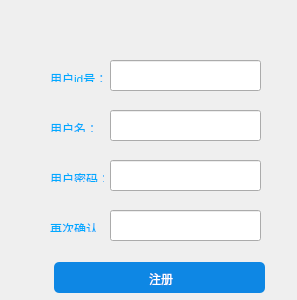
<?xml version="1.0" encoding="UTF-8"?>
<ui version="4.0">
 <class>MyRegister</class>
 <widget class="QWidget" name="MyRegister">
  <property name="geometry">
   <rect>
    <x>0</x>
    <y>0</y>
    <width>297</width>
    <height>300</height>
   </rect>
  </property>
  <property name="windowTitle">
   <string>Form</string>
  </property>
  <property name="styleSheet">
   <string notr="true"/>
  </property>
  <widget class="QLabel" name="label">
   <property name="geometry">
    <rect>
     <x>50</x>
     <y>70</y>
     <width>54</width>
     <height>12</height>
    </rect>
   </property>
   <property name="text">
    <string>&lt;html&gt;&lt;head/&gt;&lt;body&gt;&lt;p&gt;&lt;span style=&quot; color:#00aaff;&quot;&gt;用户id号：&lt;/span&gt;&lt;/p&gt;&lt;/body&gt;&lt;/html&gt;</string>
   </property>
  </widget>
  <widget class="QLineEdit" name="idEdit">
   <property name="geometry">
    <rect>
     <x>110</x>
     <y>60</y>
     <width>151</width>
     <height>31</height>
    </rect>
   </property>
  </widget>
  <widget class="QLineEdit" name="nameEdit">
   <property name="geometry">
    <rect>
     <x>110</x>
     <y>110</y>
     <width>151</width>
     <height>31</height>
    </rect>
   </property>
  </widget>
  <widget class="QLabel" name="label_2">
   <property name="geometry">
    <rect>
     <x>50</x>
     <y>120</y>
     <width>54</width>
     <height>12</height>
    </rect>
   </property>
   <property name="text">
    <string>&lt;html&gt;&lt;head/&gt;&lt;body&gt;&lt;p&gt;&lt;span style=&quot; color:#00aaff;&quot;&gt;用户名：&lt;/span&gt;&lt;/p&gt;&lt;/body&gt;&lt;/html&gt;</string>
   </property>
  </widget>
  <widget class="QLineEdit" name="passEdit">
   <property name="geometry">
    <rect>
     <x>110</x>
     <y>160</y>
     <width>151</width>
     <height>31</height>
    </rect>
   </property>
   <property name="echoMode">
    <enum>QLineEdit::Password</enum>
   </property>
  </widget>
  <widget class="QLabel" name="label_3">
   <property name="geometry">
    <rect>
     <x>50</x>
     <y>170</y>
     <width>54</width>
     <height>12</height>
    </rect>
   </property>
   <property name="text">
    <string>&lt;html&gt;&lt;head/&gt;&lt;body&gt;&lt;p&gt;&lt;span style=&quot; color:#00aaff;&quot;&gt;用户密码：&lt;/span&gt;&lt;/p&gt;&lt;/body&gt;&lt;/html&gt;</string>
   </property>
  </widget>
  <widget class="QLineEdit" name="oncePassEdit">
   <property name="geometry">
    <rect>
     <x>110</x>
     <y>210</y>
     <width>151</width>
     <height>31</height>
    </rect>
   </property>
   <property name="echoMode">
    <enum>QLineEdit::Password</enum>
   </property>
  </widget>
  <widget class="QLabel" name="label_4">
   <property name="geometry">
    <rect>
     <x>50</x>
     <y>220</y>
     <width>54</width>
     <height>12</height>
    </rect>
   </property>
   <property name="text">
    <string>&lt;html&gt;&lt;head/&gt;&lt;body&gt;&lt;p&gt;&lt;span style=&quot; color:#00aaff;&quot;&gt;再次确认&lt;/span&gt;&lt;/p&gt;&lt;/body&gt;&lt;/html&gt;</string>
   </property>
  </widget>
  <widget class="QPushButton" name="registerBtn">
   <property name="geometry">
    <rect>
     <x>54</x>
     <y>262</y>
     <width>211</width>
     <height>31</height>
    </rect>
   </property>
   <property name="styleSheet">
    <string notr="true">QPushButton
{
    color:white;
    background-color:rgb(14 , 150 , 254);
    border-radius:5px;
}

QPushButton
{
    color:white;
    background-color:rgb(44 , 137 , 255);
}

QPushButton
{
    color:white;
    background-color:rgb(14 , 135 , 228);
    padding-left:3px;
    padding-top:3px;
}
</string>
   </property>
   <property name="text">
    <string>注册</string>
   </property>
  </widget>
 </widget>
 <resources/>
 <connections/>
</ui>
